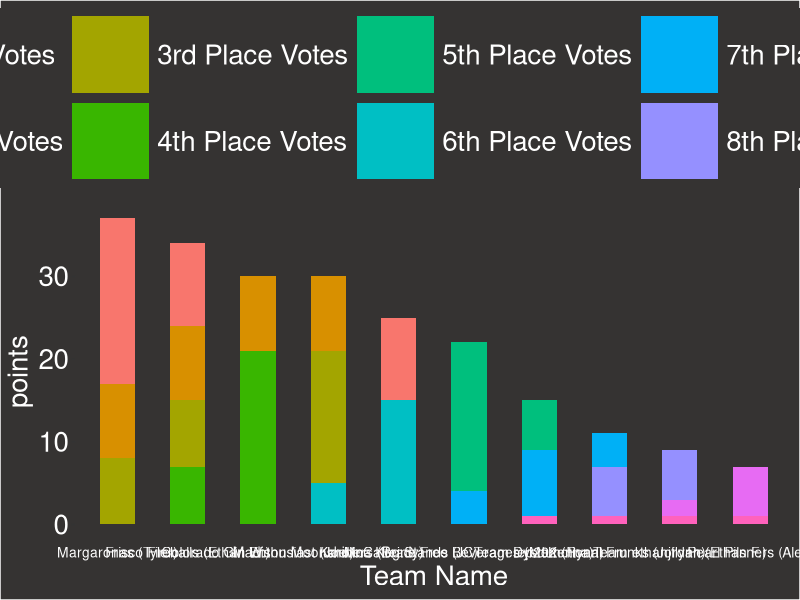

Here is the R script that generated this plot:
install.packages("ggplot2")
library(ggplot2)
install.packages('tidyr')
library(tidyr)
install.packages('RColorBrewer')
library(RColorBrewer)
install.packages('ggrepel')
library(ggrepel)

#Setting working directory. To have this work on a different machine, switch this to that machines project directory filepath
setwd("C:\\Users\\Jordan Ramsey\\Documents\\PR Python CSVs")
getwd()

#Opening Files
points = read.csv(file = "./finalSheet.csv", sep=',')

#Renaming columns for proper indexing
i=1
x=2
while (i <=9)
{
  colnames(points)[x] = paste('X0',i,'_Place_Votes', sep='')
  i=i+1
  x=x+1
}
colnames(points)[11] = 'X10_Place_Votes'

#Creating Plot
pointslong = pivot_longer(points, X01_Place_Votes:X10_Place_Votes, names_to='VoteType', values_to='points')
graph = ggplot(data=pointslong, aes(x=reorder(Team.Name, -Total.Points), y=points, fill=VoteType)) +
  geom_bar(position='stack',stat='identity',width=.5)

#Formatting Plot
graph = graph + labs(x='Team Name') + scale_fill_discrete(name='Vote Type', labels=c('1st Place Votes','2nd Place Votes','3rd Place Votes','4th Place Votes','5th Place Votes','6th Place Votes','7th Place Votes','8th Place Votes','9th Place Votes','10th Place Votes'))
graph = graph + theme(panel.background = element_rect(fill='#353332'), plot.background = element_rect(fill='#353332'))
graph = graph + theme(panel.grid.major = element_blank(), panel.grid.minor.y = element_blank())
graph = graph + theme(legend.background = element_rect(fill='#353332'), legend.key = element_rect(fill='#353332'))
graph = graph + theme(legend.position = 'top')
graph = graph + theme(axis.text.x = element_text(size=10,color='white'), axis.title.x = element_text(size=20,color='white'),axis.text.y = element_text(size=20,color='white'), axis.title.y = element_text(size=20,color='white'), legend.text = element_text(color='white'))
graph = graph + theme(legend.key.size = unit(2, 'cm'),
                      legend.key.height = unit(2, 'cm'),
                      legend.key.width = unit(2, 'cm'),
                      legend.text = element_text(size=20),
                      legend.title = element_text(size=20,color='white'))

#Saving plot and exporting to computer
png(file="./graph.png", width=1712, height=1001)
print(graph)
dev.off()
